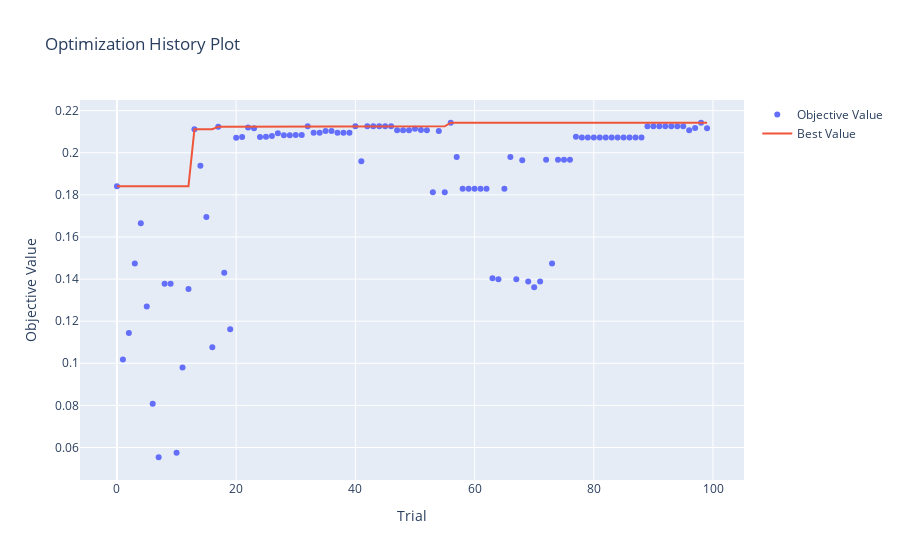

Write notebook code for a chart like this one.
### Markdown cell above
### 3.3 Optuna Visualizations
Visualizing hyper-parameter tuning results obtained by running Optuna.

### Code cell
optuna.visualization.plot_optimization_history(study)
